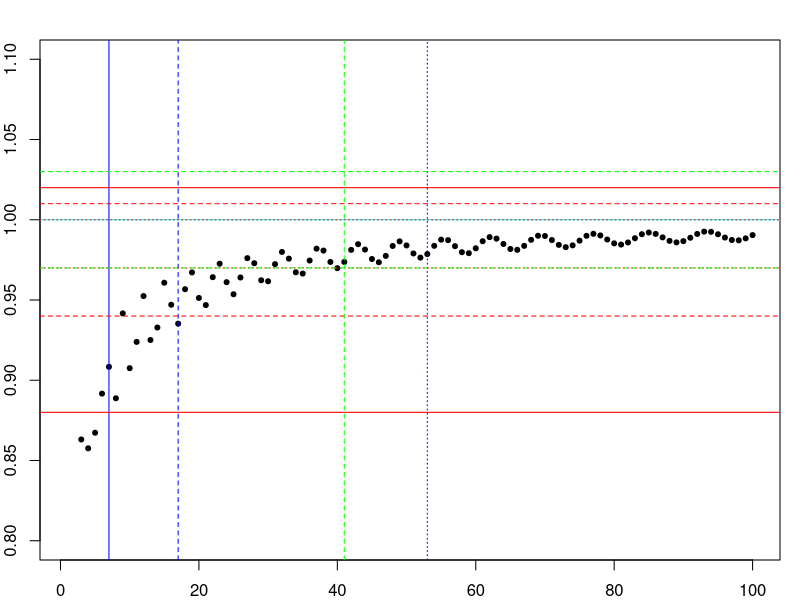
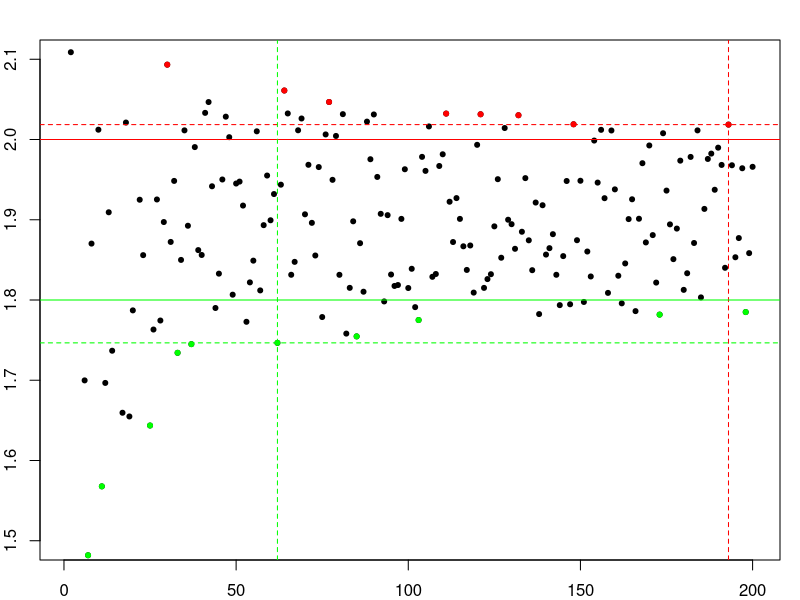

The R source for these figures, in order:
#Math 23 Script 2.2A-MoreSequences.R
#Module 2, Week 2, subsections 1.1 through 1.5
#Last modified October 6, 2014 by Paul Bamberg

#Topic 1 -- Cauchy Sequences
#Here is a sequence that rises and also wiggles a bit
cauchy <- function(n) 1 - (1+0.3*sin(sqrt(200*n)))/(n+3)
 
#Make a vector that we can plot.
cauchyVec <-cauchy(1:100) 
par(mar=c(2,2,2,1),pch=20)
plot(1:100,cauchyVec, ylim = c(0.8, 1.1))
abline(h=1, col = "cyan")
#This sequence appears to have a limit of 1.

#How to show that the sequence is Cauchy:
#Choose a positive epsilon.
epsilon = 0.14
#Choose N = 7
abline(v=7, col = "blue")
#Construct a band of width epsilon
abline(h = c(0.88, 1.02), col = "red") 
#No two terms with n > 7 differ by more than epsilon.
#Notice that this first band sets an upper and lower bound on the sequence.
#We have proved that every Cauchy sequence is bounded!

#Choose a smaller epsilon
epsilon = 0.07
#Choose N = 17
abline(v=17, col = "blue", lty = 2)
#Construct a band of width epsilon
abline(h = c(0.94, 1.01), col = "red", lty = 2) 
#No two terms with n > 17 differ by more than epsilon.

#Choose a still smaller epsilon
epsilon = 0.03
#Choose N = 53
abline(v=53, col = "blue", lty = 3)
#Construct a band of width epsilon
abline(h = c(0.97, 1.0), col = "red", lty = 3) 
#No two terms with n > 53 differ by more than epsilon.

#The limit of the sequence is the least upper bound of the top edge of the bands.
#The limit is also the greatest lower bound of the bottom edge of the bands.
#Those quantities must exist if we have a sequence of REAL numbers.

#We do not need to know the limit to set up the bands.
#The bands are nested.
#Because there are terms arbitrarily close to 1, 
#the top of the band can never go below 1.
#By constrast, here is the band that would be needed
#if we used the limit as the center.
abline(v=41, col = "green", lty = 2)
abline(h = c(0.97, 1.03), col = "green", lty = 2) 


#Topic 2 -- Lim sup and lim inf of a sequence

#My terrier digs a hole every day.
#But she often feels lazy and does not use her full capacity.
#As she grows up, her excavation potential stabilizes.

terrier <- function(n) 2 + runif(1, min = -0.2 - 4/n , max = 4/n )
terrierVec <- numeric(300)
for (n in 1:300) terrierVec[n] <- terrier(n)
plot(1:200,terrierVec[1:200], ylim = c(1.5, 2.1))
#This sequence does not have a limit!

#Find the "dominant" elements that will never be surpassed.
maxEle <- logical(200)
for (i in 1:200)
  maxEle[i] <- (terrierVec[i] > max(terrierVec[(i+1):300])) 
maxes <- which(maxEle)
#Plot the dominant elements as red points
points(maxes,terrierVec[maxes], col = "red") 
#Every time we pass a dominant element,
#the supremum of the rest of the sequence becomes less.
#This supremum approaches a limit of 2.
abline(h=2, col = "red")
#All remaining elements are less than 2 + epsilon.
abline(h=terrierVec[maxes[12]], col = "red", lty = 2)
abline(v=maxes[12], col = "red", lty = 2)
#The lim sup of this sequence is 2.

#We can do the same thing with "subdominant" elements
minEle <- logical(200)
for (i in 1:200)
  minEle[i] <- (terrierVec[i] < min(terrierVec[(i+1):300])) 
mins <- which(minEle) 
#Plot them in green
points(mins,terrierVec[mins], col = "green") 
#Every time we pass a subdominant element, the infimum of the rest of the sequence becomes greater.
#This infimum approaches a limit of 1.8.
abline(h=1.8, col = "green")
#All remaining elements are greater than 1.8 - epsilon.
abline(h=terrierVec[mins[7]], col = "green", lty = 2)
abline(v=mins[7], col = "green", lty = 2)
#The lim inf of this sequence is 1.8.

#Now we have a proof of Bolzano-Weierstrass for a bounded sequence.
#If there are infinitely many dominant elements, they form a decreasing subsequence.
#Otherwise we go beyond the last one and select an increasing subsequence.
#Either way, this bounded monotone subsequence converges.
 

